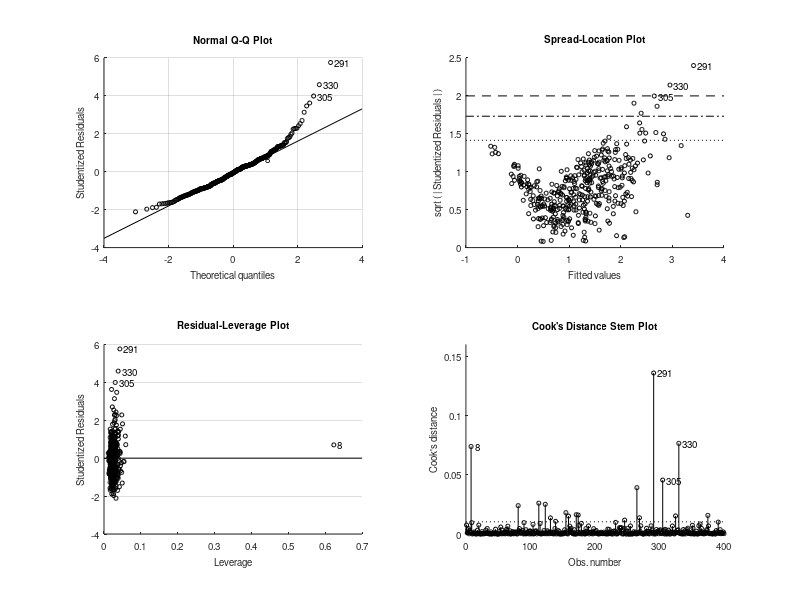

Recreate this plot in MATLAB. (Note: this script raises an error after producing the figure.)

clc; clear; close all;

fprintf('===========================================\n');
fprintf('  EMLAK FİYAT TAHMİN SİSTEMİ - MATLAB\n');
fprintf('  Geliştirici: Mehmet Çelik (230007028)\n');
fprintf('===========================================\n\n');

fprintf('[1/5] Veri oluşturuluyor...\n');

rng(42);
N = 500;

sehir_carpanlari = [3.2, 1.6, 2.0, 1.3, 1.8, 0.9, 0.95, 0.85];
sehir_etiketleri = {'İstanbul','Ankara','İzmir','Bursa','Antalya','Adana','Konya','Kayseri'};

sehir_indeks = randi(length(sehir_carpanlari), N, 1);
carpan = sehir_carpanlari(sehir_indeks)';

metrekare   = round(normrnd(100, 30, N, 1));
metrekare   = max(40, min(350, metrekare));

oda_sayisi  = randi(4, N, 1) + 1;
bina_yasi   = randi(40, N, 1);
kat         = randi(10, N, 1);
site        = randi(2, N, 1) - 1;
esyali      = randi(2, N, 1) - 1;
ulasim      = randi(10, N, 1);

baz = 8000;

yas_carpan = ones(N, 1);
yas_carpan(bina_yasi == 0) = 1.35;
yas_carpan(bina_yasi >= 1 & bina_yasi <= 5) = 1.20;
yas_carpan(bina_yasi >= 6 & bina_yasi <= 10) = 1.10;
yas_carpan(bina_yasi > 20) = max(0.6, 1.0 - bina_yasi(bina_yasi > 20) * 0.015);

konfor_carpan = 1 + site * 0.12 + esyali * 0.08 + ulasim/100;

gurultu = normrnd(1.0, 0.08, N, 1);
fiyat = baz .* metrekare .* carpan .* yas_carpan .* konfor_carpan .* gurultu;
fiyat = round(fiyat / 1000) * 1000;

fprintf('   ✓ %d konut verisi oluşturuldu\n', N);
fprintf('   ✓ Fiyat aralığı: %.2f M - %.2f M TL\n', ...
    min(fiyat)/1e6, max(fiyat)/1e6);


fprintf('\n[2/5] Özellik mühendisliği uygulanıyor...\n');

amortisman  = exp(-bina_yasi / 20);
konfor_skor = site*0.3 + esyali*0.3 + ulasim/10*0.4;

X = [metrekare, oda_sayisi, bina_yasi, kat, site, esyali, ...
     ulasim, sehir_indeks, amortisman, konfor_skor];

ozellik_adlari = {'Metrekare', 'Oda Sayisi', 'Bina Yasi', 'Kat', ...
                  'Site', 'Esyali', 'Ulasim', 'Sehir', ...
                  'Amortisman', 'Konfor Skoru'};
y = fiyat / 1e6;

fprintf('   ✓ %d özellik hazırlandı\n', size(X, 2));


fprintf('\n[3/5] Train/Test ayrımı yapılıyor...\n');

test_orani = 0.20;
n_test = round(N * test_orani);
n_train = N - n_test;

perm = randperm(N);
train_idx = perm(1:n_train);
test_idx  = perm(n_train+1:end);

X_train = X(train_idx, :);
X_test  = X(test_idx, :);
y_train = y(train_idx);
y_test  = y(test_idx);

fprintf('   ✓ Eğitim seti: %d örnek\n', n_train);
fprintf('   ✓ Test seti: %d örnek\n', n_test);

[X_train_norm, mu, sigma] = zscore(X_train);
X_test_norm = (X_test - mu) ./ sigma;


fprintf('\n[4/5] Modeller eğitiliyor...\n');

fprintf('   → Lineer Regresyon eğitiliyor...\n');
mdl_lr = fitlm(X_train_norm, y_train);
y_pred_lr = predict(mdl_lr, X_test_norm);

mae_lr  = mean(abs(y_test - y_pred_lr));
mse_lr  = mean((y_test - y_pred_lr).^2);
rmse_lr = sqrt(mse_lr);
ss_res  = sum((y_test - y_pred_lr).^2);
ss_tot  = sum((y_test - mean(y_test)).^2);
r2_lr   = 1 - ss_res/ss_tot;

fprintf('      MAE: %.4f M TL | RMSE: %.4f M TL | R²: %.4f\n', ...
    mae_lr, rmse_lr, r2_lr);

fprintf('   → Karar Ağacı Regresyon eğitiliyor...\n');
mdl_tree = fitrtree(X_train_norm, y_train, 'MaxNumSplits', 20);
y_pred_tree = predict(mdl_tree, X_test_norm);

mae_tree  = mean(abs(y_test - y_pred_tree));
rmse_tree = sqrt(mean((y_test - y_pred_tree).^2));
r2_tree   = 1 - sum((y_test - y_pred_tree).^2) / sum((y_test - mean(y_test)).^2);

fprintf('      MAE: %.4f M TL | RMSE: %.4f M TL | R²: %.4f\n', ...
    mae_tree, rmse_tree, r2_tree);

fprintf('   → KNN Regresyon eğitiliyor...\n');
mdl_knn = fitcknn(X_train_norm, round(y_train), 'NumNeighbors', 7);
y_pred_knn_raw = predict(mdl_knn, X_test_norm);
y_pred_knn = double(y_pred_knn_raw);

mae_knn  = mean(abs(y_test - y_pred_knn));
rmse_knn = sqrt(mean((y_test - y_pred_knn).^2));
r2_knn   = 1 - sum((y_test - y_pred_knn).^2) / sum((y_test - mean(y_test)).^2);

fprintf('      MAE: %.4f M TL | RMSE: %.4f M TL | R²: %.4f\n', ...
    mae_knn, rmse_knn, r2_knn);


fprintf('\n[5/5] Grafikler oluşturuluyor...\n');

figure('Name', 'Algoritma Karşılaştırması', 'Position', [100, 100, 900, 400]);

subplot(1, 3, 1);
modeller = {'Lineer Reg.', 'Karar Ağacı', 'KNN'};
r2_vals = [r2_lr, r2_tree, r2_knn];
bar(r2_vals, 'FaceColor', 'flat', 'CData', [0.39 0.40 0.95; 0.55 0.36 0.97; 0.02 0.71 0.63]);
set(gca, 'XTickLabel', modeller, 'XTickLabelRotation', 10);
ylabel('R² Skoru');
title('R² Karşılaştırması');
ylim([0 1.1]);
grid on; box off;

subplot(1, 3, 2);
rmse_vals = [rmse_lr, rmse_tree, rmse_knn];
bar(rmse_vals, 'FaceColor', 'flat', 'CData', [0.39 0.40 0.95; 0.55 0.36 0.97; 0.02 0.71 0.63]);
set(gca, 'XTickLabel', modeller, 'XTickLabelRotation', 10);
ylabel('RMSE (Milyon TL)');
title('RMSE Karşılaştırması');
grid on; box off;

subplot(1, 3, 3);
mae_vals = [mae_lr, mae_tree, mae_knn];
bar(mae_vals, 'FaceColor', 'flat', 'CData', [0.39 0.40 0.95; 0.55 0.36 0.97; 0.02 0.71 0.63]);
set(gca, 'XTickLabel', modeller, 'XTickLabelRotation', 10);
ylabel('MAE (Milyon TL)');
title('MAE Karşılaştırması');
grid on; box off;

sgtitle('MATLAB - Algoritma Performans Karşılaştırması', 'FontSize', 14, 'FontWeight', 'bold');

figure('Name', 'Gerçek vs Tahmin', 'Position', [200, 200, 800, 400]);

subplot(1, 2, 1);
scatter(y_test, y_pred_lr, 30, [0.39 0.40 0.95], 'filled', 'MarkerFaceAlpha', 0.7);
hold on;
min_val = min([y_test; y_pred_lr]);
max_val = max([y_test; y_pred_lr]);
plot([min_val, max_val], [min_val, max_val], 'r--', 'LineWidth', 2);
xlabel('Gerçek Fiyat (Milyon TL)');
ylabel('Tahmin Edilen Fiyat (Milyon TL)');
title('Lineer Regresyon: Gerçek vs Tahmin');
legend('Tahminler', 'İdeal Çizgi', 'Location', 'best');
grid on; box off;

subplot(1, 2, 2);
hatalar_lr = y_pred_lr - y_test;
histogram(hatalar_lr, 30, 'FaceColor', [0.55 0.36 0.97], 'EdgeColor', 'white', 'FaceAlpha', 0.8);
xline(0, 'r--', 'LineWidth', 2);
xlabel('Tahmin Hatası (Milyon TL)');
ylabel('Frekans');
title('Hata Dağılımı');
grid on; box off;

figure('Name', 'Korelasyon Analizi', 'Position', [300, 300, 700, 600]);

tum_veri = [X(:, 1:7), y];
col_isimler = {'Metrekare', 'Oda', 'Bina Yaşı', 'Kat', 'Site', 'Eşyalı', 'Ulaşım', 'Fiyat'};

corr_matrisi = corr(tum_veri, 'Type', 'Pearson');
heatmap(col_isimler, col_isimler, round(corr_matrisi, 2), ...
    'Colormap', parula, 'ColorLimits', [-1, 1]);
title('Pearson Korelasyon Matrisi');

figure('Name', 'Fiyat Dağılımı', 'Position', [400, 100, 900, 400]);

subplot(1, 2, 1);
histogram(y, 40, 'FaceColor', [0.39 0.40 0.95], 'EdgeColor', 'white', 'FaceAlpha', 0.9);
xlabel('Fiyat (Milyon TL)');
ylabel('Konut Sayısı');
title('Fiyat Dağılım Histogramı');
grid on; box off;

subplot(1, 2, 2);
sehir_fiyatlar = cell(length(sehir_etiketleri), 1);
for i = 1:length(sehir_etiketleri)
    sehir_fiyatlar{i} = y(sehir_indeks == i);
end

for i = 1:length(sehir_etiketleri)
    if ~isempty(sehir_fiyatlar{i})
        boxplot_data(i) = {sehir_fiyatlar{i}};
    end
end

boxplot(y, sehir_indeks, 'Labels', sehir_etiketleri);
xlabel('Şehir');
ylabel('Fiyat (Milyon TL)');
title('Şehir Bazlı Fiyat Dağılımı');
grid on; box off;
xtickangle(30);

figure('Name', 'Metrekare-Fiyat', 'Position', [100, 400, 700, 400]);

scatter(metrekare, y, 30, sehir_indeks, 'filled', 'MarkerFaceAlpha', 0.7);
colorbar;
colormap(jet(8));
xlabel('Metrekare (m²)');
ylabel('Fiyat (Milyon TL)');
title('Metrekare – Fiyat İlişkisi (Renk: Şehir)');
grid on; box off;

hold on;
p = polyfit(metrekare, y, 1);
x_fit = linspace(min(metrekare), max(metrekare), 100);
y_fit = polyval(p, x_fit);
plot(x_fit, y_fit, 'r-', 'LineWidth', 2.5);
legend('Konutlar', 'Lineer Trend');

fprintf('\n===========================================\n');
fprintf('           SONUÇ TABLOSU\n');
fprintf('===========================================\n');
fprintf('%-20s %-10s %-10s %-10s\n', 'Model', 'R²', 'MAE(M TL)', 'RMSE(M TL)');
fprintf('%-20s %-10.4f %-10.4f %-10.4f\n', 'Linear Regression', r2_lr, mae_lr, rmse_lr);
fprintf('%-20s %-10.4f %-10.4f %-10.4f\n', 'Karar Agaci', r2_tree, mae_tree, rmse_tree);
fprintf('%-20s %-10.4f %-10.4f %-10.4f\n', 'KNN', r2_knn, mae_knn, rmse_knn);
fprintf('===========================================\n');

[best_r2, best_idx] = max([r2_lr, r2_tree, r2_knn]);
model_adlari = {'Linear Regression', 'Karar Agaci', 'KNN'};
fprintf('\n🏆 En iyi model: %s (R² = %.4f)\n', model_adlari{best_idx}, best_r2);

fprintf('\n===========================================\n');
fprintf('     İSTATİSTİKSEL ANOVA ANALİZİ (MATLAB)\n');
fprintf('===========================================\n');
[p_anova, tbl_anova, ~] = anova1(y, sehir_indeks, 'off');
f_anova = tbl_anova{2, 5};
fprintf('Grup Değişkeni : Şehir\n');
fprintf('F-İstatistiği  : %.4f\n', f_anova);
fprintf('p-değeri       : %.4e\n', p_anova);
if p_anova < 0.05
    fprintf('Yorum          : Şehirler arasında konut fiyatları açısından anlamlı bir fark vardır (p < 0.05).\n');
else
    fprintf('Yorum          : Şehirler arasında konut fiyatları açısından anlamlı bir fark yoktur (p >= 0.05).\n');
end
fprintf('===========================================\n');

fprintf('\n✅ MATLAB analizi tamamlandı!\n');
